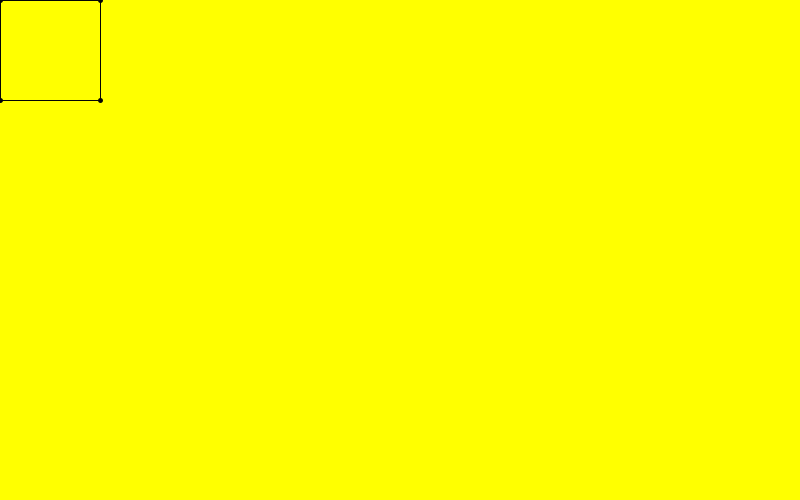
Frame 1 (no input)
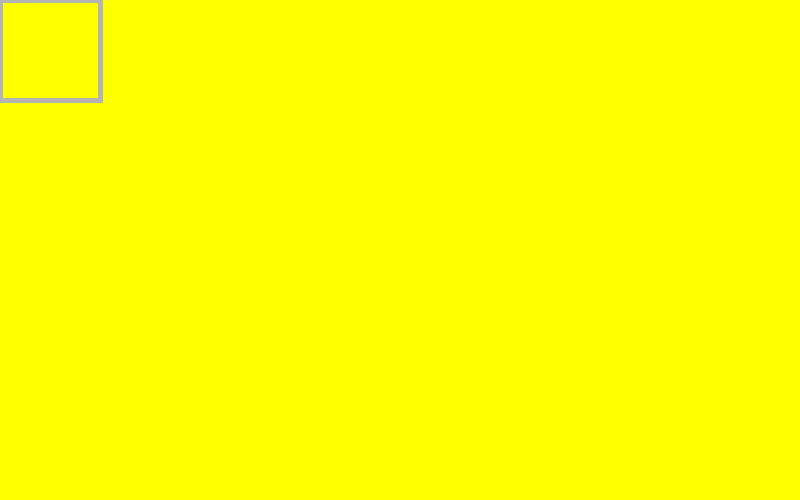
Frame 60 (the mouse pressed at the canvas centre just before this capture)
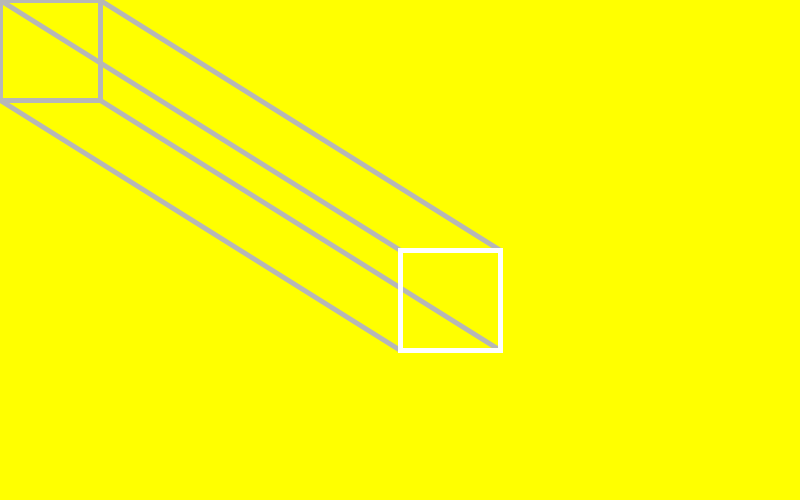
Frame 120 (the mouse held since frame 60 and released just before this capture)

The Processing sketch that drew these frames (run headless with seeded random() and noise(); from frame 60 on, the mouse is pressed at the canvas centre):

// Processing sketch: processing_66096
// ── processing_66096.pde


void setup() {
  size(800,500);
    background(255,255,0);
  smooth();
  frameRate(5);
}

void draw (){
  //framecount is set as greyscale value
stroke(frameCount*3);


noFill();
rectMode(CORNER);
rect(pmouseX,pmouseY,100,100);
rect(mouseX,mouseY,100,100);
strokeWeight(5);
line(pmouseX,pmouseY,mouseX,mouseY);
line(pmouseX+100,pmouseY+100,mouseX+100,mouseY+100);
line(pmouseX,pmouseY+100,mouseX,mouseY+100);
line(pmouseX+100,pmouseY,mouseX+100,mouseY);

}

void keyPressed(){
  if (key == 'b') 
    background(255,255,0);
   if (key == 'x') 
    frameCount=0;
  } 
